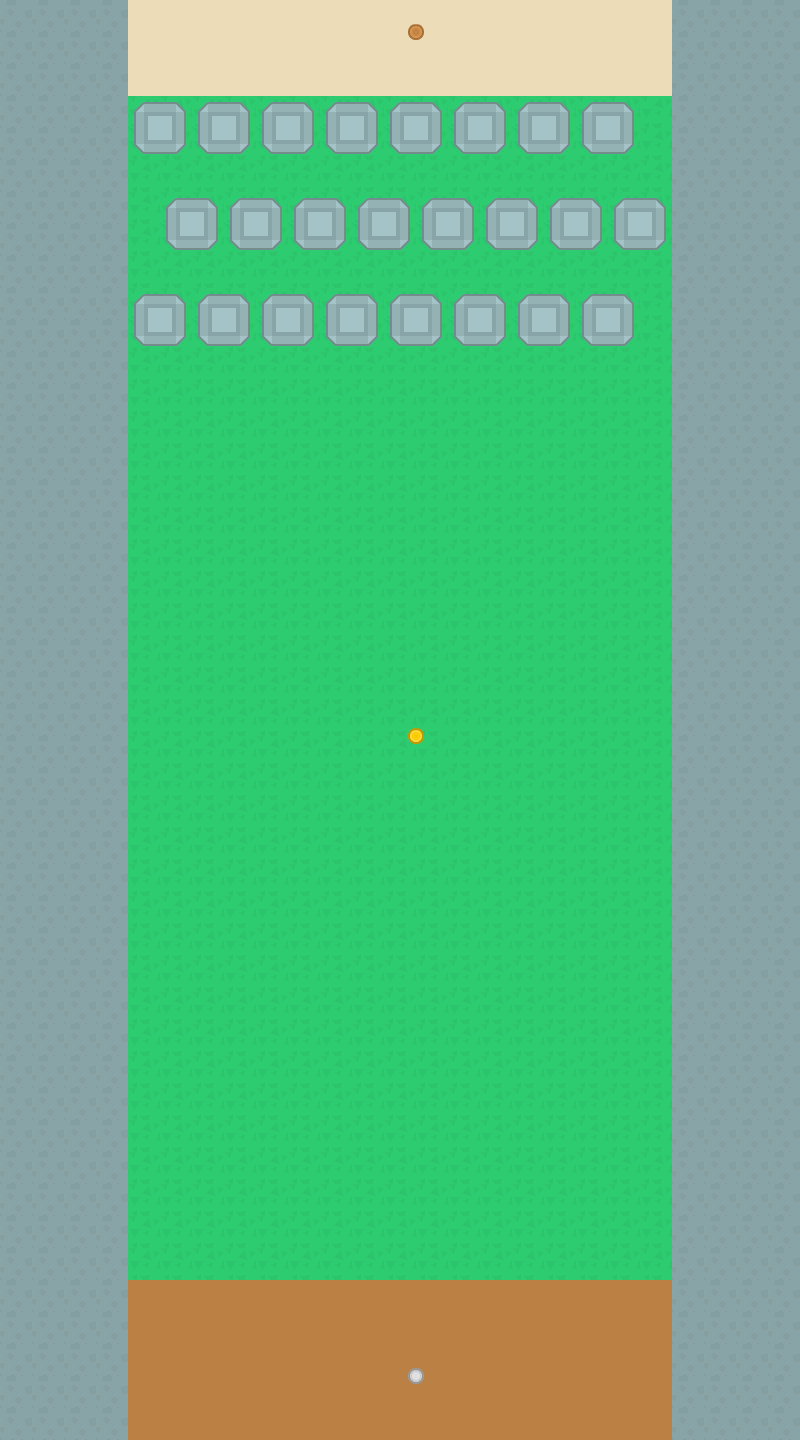

The image is a tile-based game level rendered from a .tmx file. Its description and source (layers, tilesets, objects; grid data summarised) follow:
An orthogonal 25x45 tile map with 32x32 px tiles, 3 tile layers (Tile Layer 1, Tile Layer 2, Tile Layer 3).

<map version="1.9" tiledversion="1.9.2" orientation="orthogonal" renderorder="right-down" width="25" height="45" tilewidth="32" tileheight="32" infinite="0" nextlayerid="4" nextobjectid="1">
 <tileset firstgid="1" source="kenney.tsx" />
 <layer id="1" name="Tile Layer 1" width="25" height="45">
  <data>[1125 cells, 1125 non-empty, 4 distinct tile ids]</data>
 </layer>
 <layer id="2" name="Tile Layer 2" width="25" height="45">
  <data>[1125 cells, 12 non-empty, 12 distinct tile ids]</data>
 </layer>
 <layer id="3" name="Tile Layer 3" width="25" height="45">
  <data>[1125 cells, 96 non-empty, 4 distinct tile ids]</data>
 </layer>
</map>
